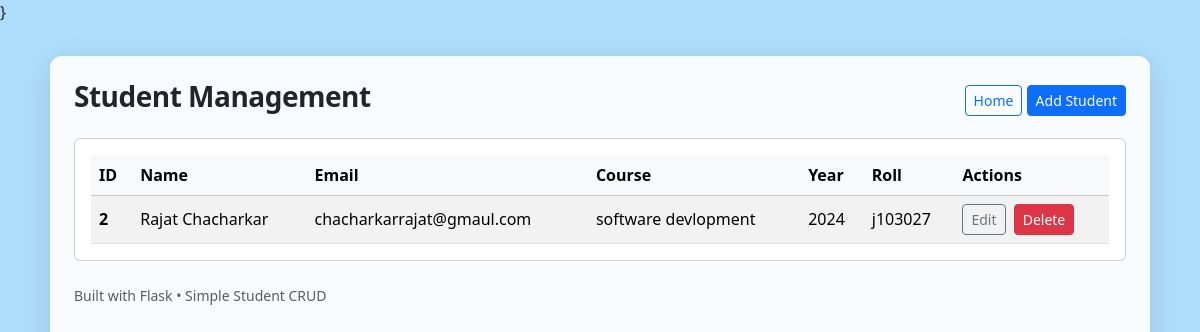
The page / on the database its author committed.
### models.py (models this page shows, shortened)
class Student(db.Model):
    id = db.Column(db.Integer, primary_key=True)
    first_name = db.Column(db.String(120), nullable=False)
    last_name = db.Column(db.String(120), nullable=False)
    gender = db.Column(db.String(20))
    date_of_birth = db.Column(db.Date)
    blood_group = db.Column(db.String(10))
    email = db.Column(db.String(120), unique=True, nullable=False)
    mobile_number = db.Column(db.String(20), nullable=False)
    address = db.Column(db.Text)
    guardian_name = db.Column(db.String(120))
    guardian_contact = db.Column(db.String(20))
    admission_year = db.Column(db.Integer)
    previous_qualification = db.Column(db.String(200))
    current_course = db.Column(db.String(120), nullable=False)
    current_year = db.Column(db.Integer)  # 1,2,3...
    roll_number = db.Column(db.String(50), unique=True)
    created_at = db.Column(db.DateTime, default=datetime.utcnow)
    updated_at = db.Column(
        db.DateTime, default=datetime.utcnow, onupdate=datetime.utcnow
    )
    def full_name(self):
        return f"{self.first_name} {self.last_name}"

### app.py (the view)
@app.route('/')
def index():
    students = Student.query.order_by(Student.id.desc()).all()
    return render_template('index.html', students=students)

### templates/index.html
{% extends "base.html" %}
{% block content %}
<div class="card card-body">
  <div class="table-responsive">
    <table class="table table-striped table-hover align-middle mb-0">
      <thead class="table-light">
        <tr>
          <th>ID</th><th>Name</th><th>Email</th><th>Course</th><th>Year</th><th>Roll</th><th>Actions</th>
        </tr>
      </thead>
      <tbody>
        {% for s in students %}
        <tr>
          <td class="fw-semibold">{{ s.id }}</td>
          <td>{{ s.full_name() }}</td>
          <td>{{ s.email }}</td>
          <td>{{ s.current_course }}</td>
          <td>{{ s.current_year or '' }}</td>
          <td>{{ s.roll_number or '' }}</td>
          <td>
            <a class="btn btn-sm btn-outline-secondary" href="{{ url_for('edit_student', student_id=s.id) }}">Edit</a>
            <form action="{{ url_for('delete_student', student_id=s.id) }}" method="post" style="display:inline;">
              <button class="btn btn-sm btn-danger ms-1" type="submit" onclick="return confirm('Delete this student?')">Delete</button>
            </form>
          </td>
        </tr>
        {% else %}
        <tr><td colspan="7" class="text-center text-muted">No students yet. Click Add Student.</td></tr>
        {% endfor %}
      </tbody>
    </table>
  </div>
</div>
{% endblock %}

### templates/base.html (shortened to what this page needs)
<!doctype html>
<html>
<head>
  <link href="https://cdn.jsdelivr.net/npm/bootstrap@5.3.2/dist/css/bootstrap.min.css" rel="stylesheet">
  <link rel="stylesheet" href="{{ url_for('static', filename='css/styles.css') }}">
</head>
<body>
  <div class="container">
    <div class="page-wrap">
      <div class="d-flex justify-content-between align-items-center mb-3">
        <h1 class="h3 app-title">Student Management</h1>
        <div>
          <a class="btn btn-outline-primary btn-sm" href="{{ url_for('index') }}">Home</a>
          <a class="btn btn-primary btn-sm" href="{{ url_for('add_student') }}">Add Student</a>
        </div>
      </div>
      {% block content %}{% endblock %}
      <footer class="mt-4 text-muted small">Built with Flask • Simple Student CRUD</footer>
    </div>
  </div>
</body>
</html>

### static/css/styles.css (style rules this page uses)
body { background-color: #AEDEFC ; min-height: 100vh; font-family: system-ui, -apple-system, "Segoe UI", Roboto, Arial; }
.page-wrap { background-color:#8CA9FF ; padding: 1.5rem; border-radius: 12px; box-shadow: 0 6px 30px rgba(0,0,0,0.15); max-width: 1100px; margin: 2rem auto; }

### rows shown on the page
Student: id "2", full_name "Rajat Chacharkar", email "chacharkarrajat@gmaul.com", current_course "software devlopment", current_year "2024", roll_number "j103027"
